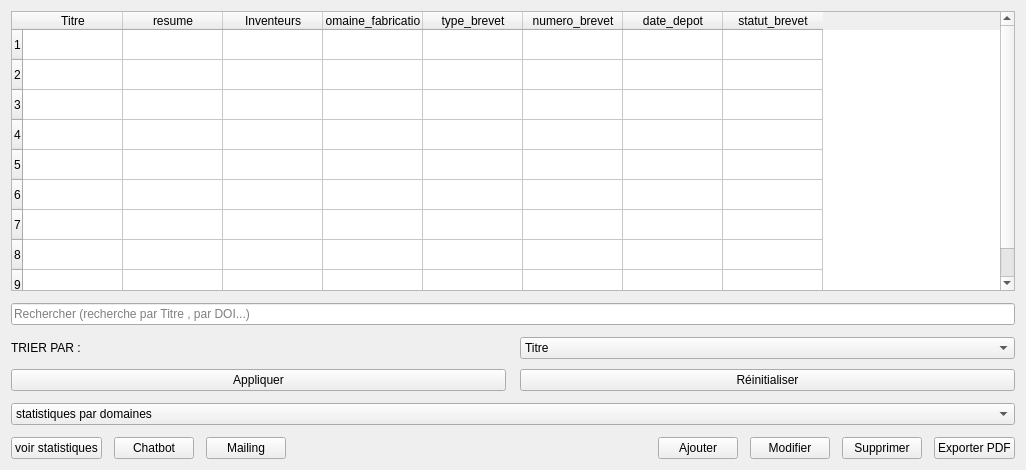
            <widget class="QWidget" name="page_pub_list">
             <layout class="QVBoxLayout" name="verticalLayoutPubList">
              <property name="spacing">
               <number>12</number>
              </property>
              <item>
               <widget class="QTableWidget" name="tablePublication">
                <property name="minimumSize">
                 <size>
                  <width>0</width>
                  <height>280</height>
                 </size>
                </property>
                <property name="rowCount">
                 <number>9</number>
                </property>
                <property name="columnCount">
                 <number>8</number>
                </property>
                <row/>
                <row/>
                <row/>
                <row/>
                <row/>
                <row/>
                <row/>
                <row/>
                <row/>
                <column>
                 <property name="text">
                  <string>Titre</string>
                 </property>
                </column>
                <column>
                 <property name="text">
                  <string>resume</string>
                 </property>
                </column>
                <column>
                 <property name="text">
                  <string>Inventeurs</string>
                 </property>
                </column>
                <column>
                 <property name="text">
                  <string>domaine_fabrication</string>
                 </property>
                </column>
                <column>
                 <property name="text">
                  <string>type_brevet</string>
                 </property>
                </column>
                <column>
                 <property name="text">
                  <string>numero_brevet</string>
                 </property>
                </column>
                <column>
                 <property name="text">
                  <string>date_depot</string>
                 </property>
                </column>
                <column>
                 <property name="text">
                  <string>statut_brevet</string>
                 </property>
                </column>
               </widget>
              </item>
              <item>
               <widget class="QLineEdit" name="lineSearchPub">
                <property name="text">
                 <string/>
                </property>
                <property name="placeholderText">
                 <string>Rechercher (recherche par Titre , par DOI...)</string>
                </property>
               </widget>
              </item>
              <item>
               <layout class="QGridLayout" name="gridLayoutPubFilters">
                <property name="horizontalSpacing">
                 <number>14</number>
                </property>
                <property name="verticalSpacing">
                 <number>10</number>
                </property>
                <item row="2" column="0">
                 <widget class="QPushButton" name="btnAppliquerPub">
                  <property name="text">
                   <string>Appliquer</string>
                  </property>
                 </widget>
                </item>
                <item row="2" column="1">
                 <widget class="QPushButton" name="btnReinitialiserPub">
                  <property name="text">
                   <string>Réinitialiser</string>
                  </property>
                 </widget>
                </item>
                <item row="0" column="1">
                 <widget class="QComboBox" name="comboTriPub">
                  <item>
                   <property name="text">
                    <string>Titre</string>
                   </property>
                  </item>
                  <item>
                   <property name="text">
                    <string>Date depot</string>
                   </property>
                  </item>
                 </widget>
                </item>
                <item row="0" column="0">
                 <widget class="QLabel" name="lblCategoriePub">
                  <property name="text">
                   <string>TRIER PAR :</string>
                  </property>
                 </widget>
                </item>
               </layout>
              </item>
              <item>
               <widget class="QComboBox" name="comboBox">
                <item>
                 <property name="text">
                  <string>statistiques par domaines</string>
                 </property>
                </item>
                <item>
                 <property name="text">
                  <string>statistiques par statut</string>
                 </property>
                </item>
               </widget>
              </item>
              <item>
               <layout class="QHBoxLayout" name="horizontalLayoutPubBottom">
                <property name="spacing">
                 <number>12</number>
                </property>
                <item>
                 <widget class="QPushButton" name="btnVoirStatistiquesPub">
                  <property name="text">
                   <string>voir statistiques</string>
                  </property>
                 </widget>
                </item>
                <item>
                 <widget class="QPushButton" name="btnChatbotPub">
                  <property name="text">
                   <string>Chatbot</string>
                  </property>
                 </widget>
                </item>
                <item>
                 <widget class="QPushButton" name="btnMailingPub">
                  <property name="text">
                   <string>Mailing</string>
                  </property>
                 </widget>
                </item>
                <item>
                 <spacer name="horizontalSpacerPubBottom">
                  <property name="orientation">
                   <enum>Qt::Orientation::Horizontal</enum>
                  </property>
                  <property name="sizeHint" stdset="0">
                   <size>
                    <width>360</width>
                    <height>20</height>
                   </size>
                  </property>
                 </spacer>
                </item>
                <item>
                 <widget class="QPushButton" name="btnAjouterPub">
                  <property name="text">
                   <string>Ajouter</string>
                  </property>
                 </widget>
                </item>
                <item>
                 <widget class="QPushButton" name="btnModifierPub">
                  <property name="text">
                   <string>Modifier</string>
                  </property>
                 </widget>
                </item>
                <item>
                 <widget class="QPushButton" name="btnSupprimerPub">
                  <property name="text">
                   <string>Supprimer</string>
                  </property>
                 </widget>
                </item>
                <item>
                 <widget class="QPushButton" name="btnExporterPub">
                  <property name="text">
                   <string>Exporter PDF</string>
                  </property>
                 </widget>
                </item>
               </layout>
              </item>
             </layout>
            </widget>
